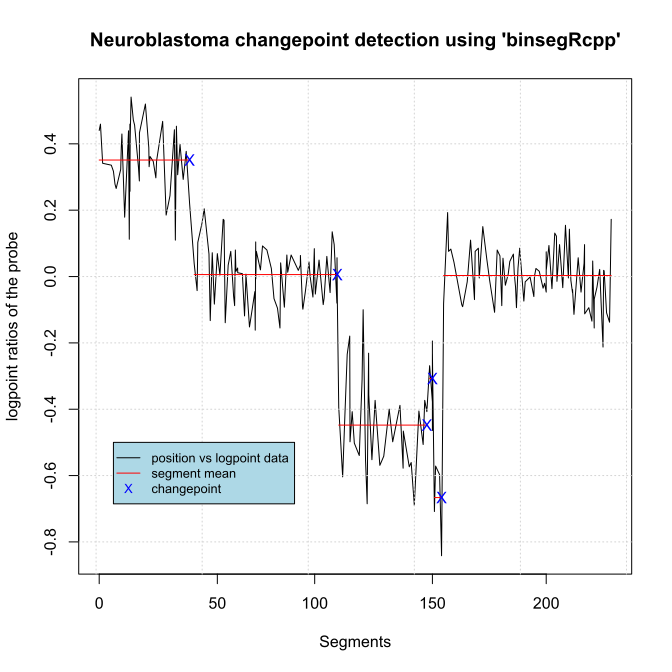

The R source for this figure:
# Using binsegRcpp to compute binary segmentation models up to 5 segments
# Plot segement means on top of data

if(!require(binsegRcpp)) {
    install.packages("binsegRcpp")
}

if(!require(neuroblastoma)) {
    install.packages("neuroblastoma")
}

# import and load neuroblastoma dataset
library('neuroblastoma')
data('neuroblastoma')

# using np as neuro.profiles for profile data
np = neuroblastoma$profiles
xy = np[np$profile.id == 4 & np$chromosome == 2, ]
x = xy$position
y = xy$logratio
M = matrix(c(x,y), ncol=2)
# computing binary segmentation models upto 5 segments using binsegRcpp
model <- binsegRcpp::binseg_normal(y,6)

# get changepoints and segment mean
cm = coef(model,6:6)

# create segment mean lines
change.lines = x[as.vector(matrix(c(cm$start, cm$end), ncol=length(cm$start), nrow=2, byrow=TRUE))]
segment.mean = as.vector(matrix(cm$mean, ncol=length(cm$mean), nrow=2, byrow=TRUE))

# detected changepoints
print(cm$end)

# segment means
print(cm$mean)

# plot changepoint and segment mean over data
svg('Easy/task1b.svg')
plot(x,y,type='l', xaxt='n', xlab="Segments", ylab="logpoint ratios of the probe", main="Neuroblastoma changepoint detection using 'binsegRcpp'")
axis(1, at=x[seq(1, 234, 50)], labels=seq(0, 200, 50))
grid()
legend(x=x[5], y=-0.5, legend=c("position vs logpoint data", "segment mean", "changepoint"), col=c("black","red","blue"), lty=c(1,1,NA), pch=c(NA,NA,'X'), cex=0.8, bg='lightblue')

# add segment mean
alter <- seq(1, 12, 2)
segments(x0=change.lines[alter], y0=segment.mean[alter], x1=change.lines[alter+1], y1=segment.mean[alter+1], col='red')

# add changepoints
points(as.numeric(change.lines[alter+1])[1:5], as.numeric(segment.mean[alter])[1:5], col='blue', pch='X')

dev.off()
